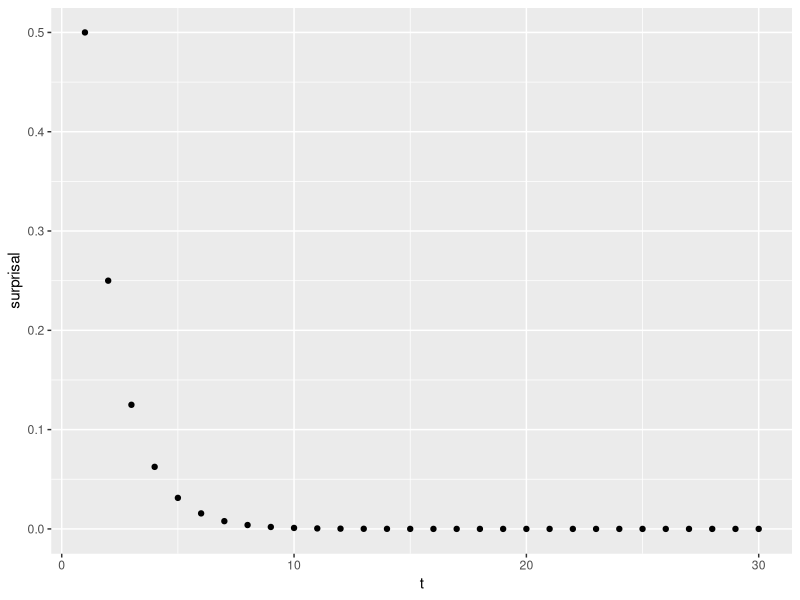
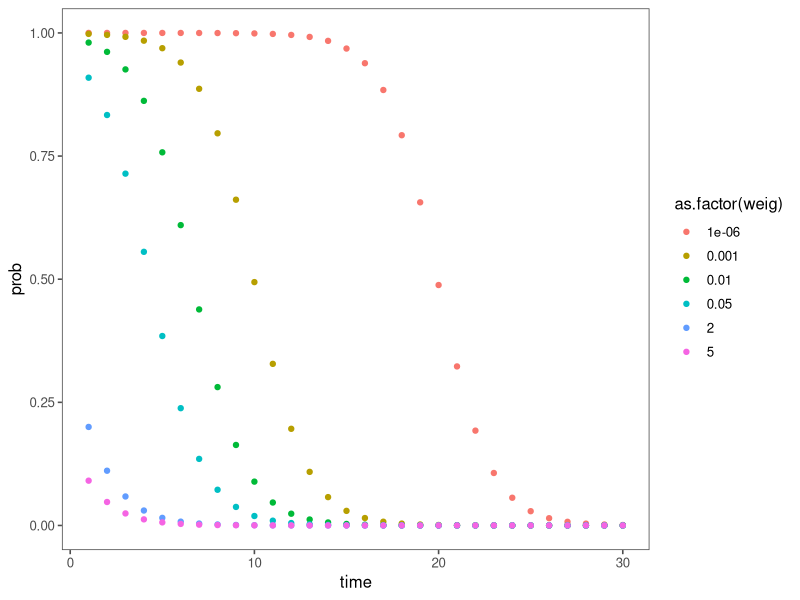
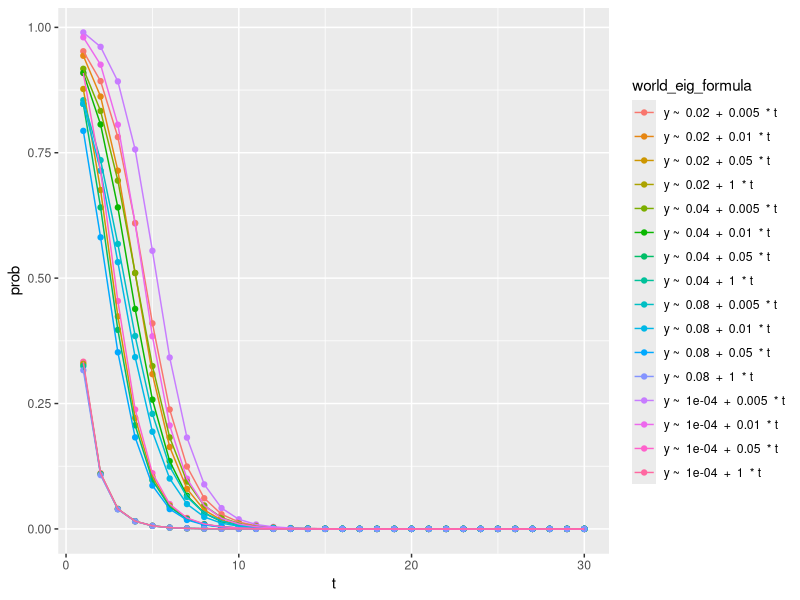
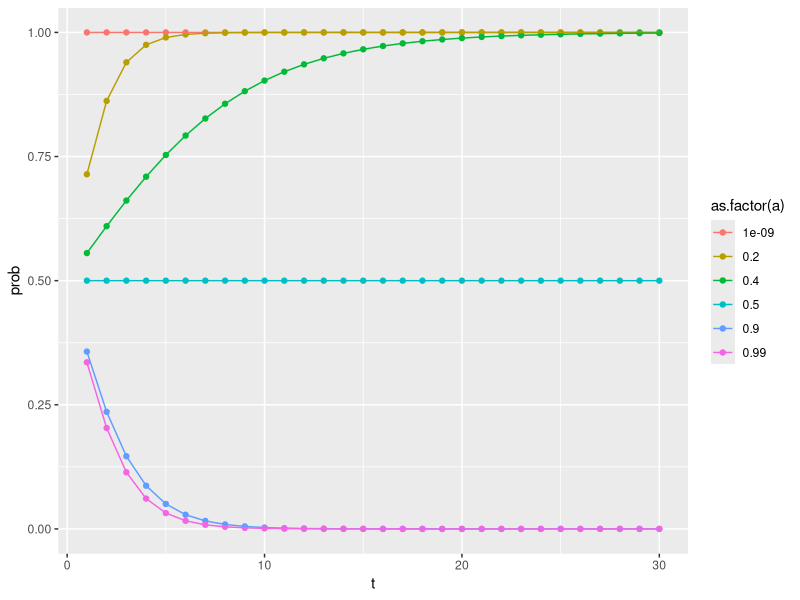
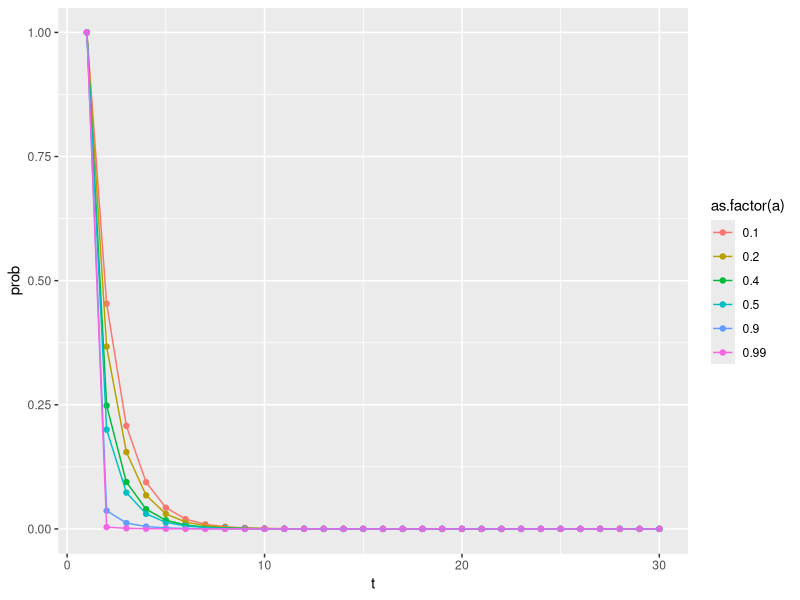
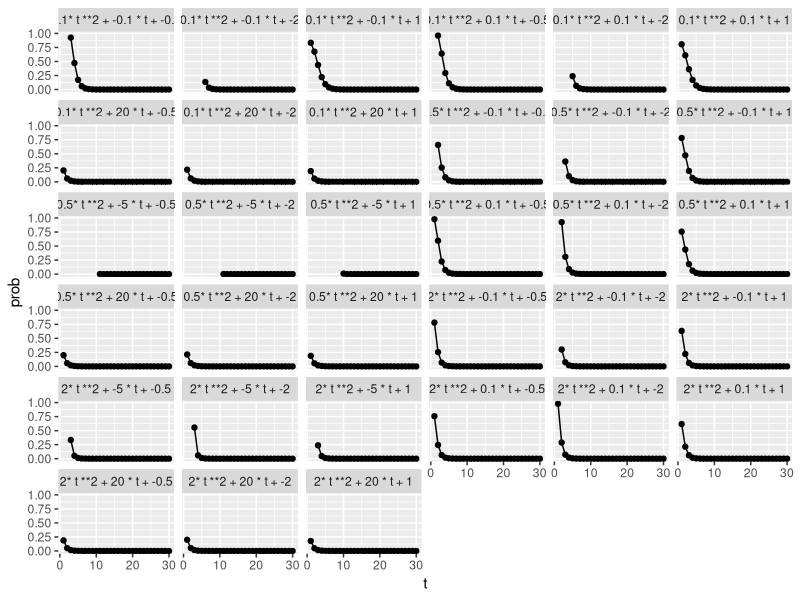
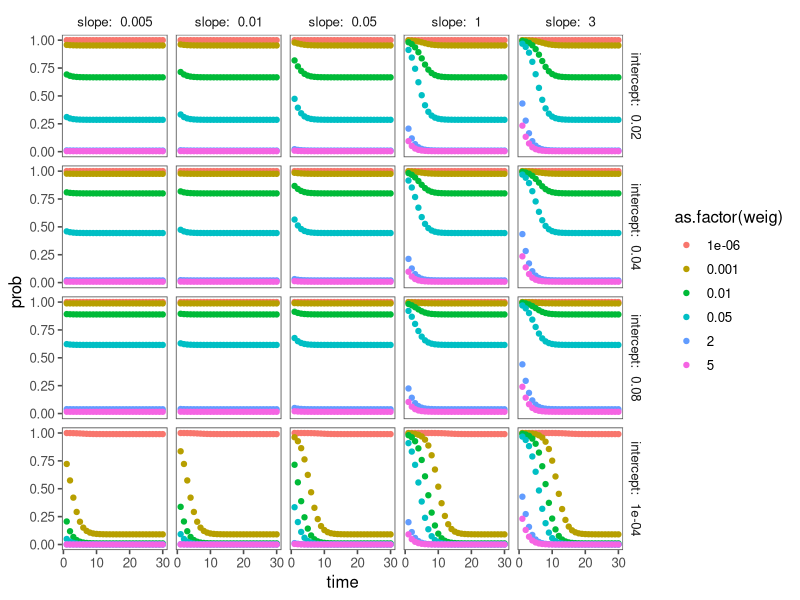
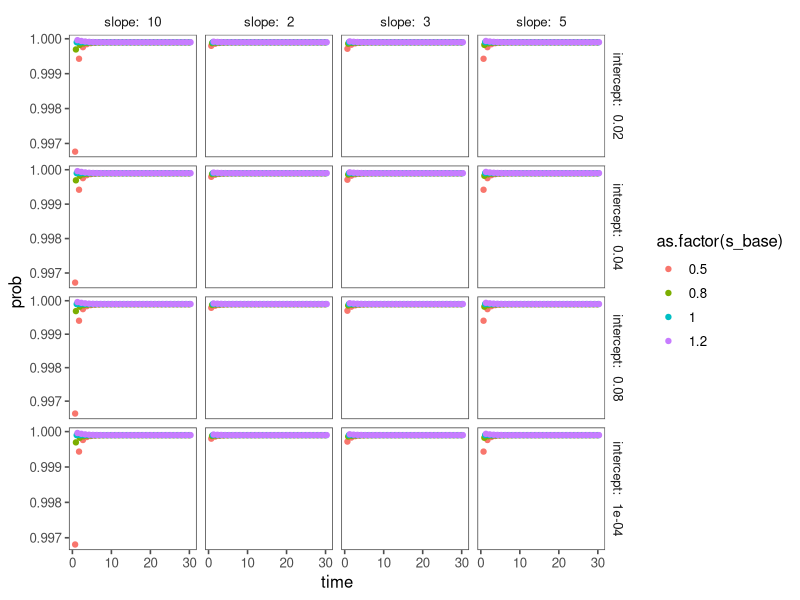

These figures' R source, in order:
## ---- chunk 1
library(tidyverse)
library(here)
library(ggthemes)
## ---- chunk 2
surprirsal_df <- tibble(
  t = seq(1, 30), 
  surprisal = .5**t,
)  

## ---- chunk 3
surprirsal_df %>% 
  ggplot(aes(x = t, y = surprisal)) + 
  geom_point() 
## ---- chunk 4
world_eigs <- c(0.000001, 0.001, 0.01, 0.05, 2, 5)


luce_choice_rule <- function(t, s, base){
  t = t
  prob = (s / (s + base))
  return (tibble(
    "time" = t, 
    "weig" = base,
    "prob" = prob
  ))
}

crossing(world_eigs, surprirsal_df) %>% 
  group_by(world_eigs) %>% 
  mutate(group_id = cur_group_id()) %>% 
  ungroup() %>% 
  group_by(group_id) %>% 
  nest() %>% 
  mutate(
    prob = nest(map_df(data, ~ luce_choice_rule(.x$t, .x$surprisal, .x$world_eigs)))
  ) %>%
  select(-data) %>% 
  unnest(prob) %>% 
  unnest(data) %>% 
  ggplot(aes(x = time, y = prob, color = as.factor(weig))) + 
  geom_point() + 
  theme_few() 
## ---- chunk 5
intercept <- c(0.0001, 0.02, 0.04, 0.08)
slope <- c(0.005, 0.01, 0.05, 1)
t <- seq(1, 30)

crossing(intercept, slope, surprirsal_df) %>% 
  mutate(
    world_eig = intercept + slope * t,
    world_eig_formula = paste("y ~ ", intercept, " + ", slope, " * t")) %>% 
 mutate(prob = surprisal / (surprisal + world_eig)) %>% 
  ggplot(aes(x = t, y = prob, color = world_eig_formula)) + 
  geom_point() +
  geom_line()

## ---- chunk 6
a <- c(0.000000001, 0.2, 0.4, 0.5, 0.9, 0.99)

crossing(a, surprirsal_df) %>% 
  mutate(
    world_eig = a ** t,
    world_eig_formula = paste("y ~ ", a, " ** t")) %>% 
 mutate(prob = surprisal / (surprisal + world_eig)) %>% 
  ggplot(aes(x = t, y = prob, color = as.factor(a), group = a)) + 
  geom_point() +
  geom_line()



## ---- chunk 7
a <- c(0.1, 0.2, 0.4, 0.5, 0.9, 0.99)

crossing(a, surprirsal_df) %>% 
  mutate(
    world_eig = -log(t, base = a),
    world_eig_formula = paste("y ~ ", a, " ** t")) %>% 
 mutate(prob = surprisal / (surprisal + world_eig)) %>% 
  ggplot(aes(x = t, y = prob, color = as.factor(a), group = a)) + 
  geom_point() +
  geom_line()

## ---- chunk 8
a <- c(-2, -0.5, -0.1, 0.1, 0.5, 2)
b <- c(-5, -0.1, 0.1, 20)
c <- seq(-2, 2, 1.5)


#a <- c(2)
#b <- c(-5)
#c <- c(5)

crossing(a, b, c, surprirsal_df) %>% 
  mutate(world_eig = (a* (t**2) + b*t + c) / 10, 
         formula = paste0(a, "* t **2 + ", b, " * t + ", c)) %>% 
  filter(a > 0) %>% 
  filter(world_eig > 0) %>% 
  mutate(prob = surprisal / (surprisal + world_eig)) %>% 
  ggplot(aes(x = t, y = prob, group = formula)) + 
  geom_point() +
  geom_line()+ 
  facet_wrap(~formula)
 
## ---- chunk 9
world_eigs <- c(0.000001, 0.001, 0.01, 0.05, 2, 5)

s_intercept <- c(0.0001, 0.02, 0.04, 0.08)
s_slope <- c(0.005, 0.01, 0.05, 1, 3)


linear_choice <- function(t, s_slope, s_intercept, s, base){
  t = t
  s = s_intercept + s_slope * s
  
  prob = (s / (s + base))

  
  
  return (tibble(
    "time" = t, 
    "weig" = base,
    "prob" = prob,
    "s_intercept" = s_intercept, 
    "s_slope" = s_slope
  ))
}

crossing(world_eigs, s_intercept, s_slope, surprirsal_df) %>% 
   group_by(world_eigs, s_intercept, s_slope) %>% 
  mutate(group_id = cur_group_id()) %>% 
  ungroup() %>% 
  group_by(group_id) %>% 
  nest() %>% 
   mutate(
    prob = nest(map_df(data, ~ linear_choice(.x$t, .x$s_slope, .x$s_intercept, .x$surprisal, .x$world_eigs)))
  ) %>% 
  select(-data) %>% 
  unnest(prob) %>% 
  unnest(data) %>% 
  mutate(s_intercept_print = paste("intercept: ", s_intercept), 
         s_slope_prnt = paste("slope: ", s_slope)) %>% 
  ggplot(aes(x = time, y = prob, color = as.factor(weig))) + 
  geom_point() + 
  theme_few()  + 
  facet_grid(s_intercept_print ~ s_slope_prnt)
## ---- chunk 10
world_eigs <- c(0.0001)
#world_eigs <- c(0.000001, 0.001, 0.01, 0.05, 2, 5)


s_intercept <- c(0.0001, 0.02, 0.04, 0.08)
#s_slope <- c(0.005, 0.01, 0.05, 1, 3, 5, 10)
s_slope <- c(2, 3, 5, 10)

s_base <- c(0.5,  0.8, 1, 1.2)

linear_choice_base_change <- function(t, s_base, s_slope, s_intercept, s, base){
  t = t
  s = s_base ** (s_intercept + s_slope * s)
  
  prob = (s / (s + base))

  
  
  return (tibble(
    "time" = t, 
    "weig" = base,
    "prob" = prob,
    "s_base" = s_base, 
    "s_intercept" = s_intercept, 
    "s_slope" = s_slope
  ))
}

crossing(world_eigs, s_base, s_intercept, s_slope, surprirsal_df) %>% 
   group_by(world_eigs, s_base, s_intercept, s_slope) %>% 
  mutate(group_id = cur_group_id()) %>% 
  ungroup() %>% 
  group_by(group_id) %>% 
  nest() %>% 
   mutate(
    prob = nest(map_df(data, ~ linear_choice_base_change(.x$t, .x$s_base, .x$s_slope, .x$s_intercept, .x$surprisal, .x$world_eigs)))
  ) %>% 
  select(-data) %>% 
  unnest(prob) %>% 
  unnest(data) %>% 
  mutate(s_intercept_print = paste("intercept: ", s_intercept), 
         s_slope_prnt = paste("slope: ", s_slope)) %>% 
  ggplot(aes(x = time, y = prob, color = as.factor(s_base))) + 
  geom_point(position = position_dodge(width = .8)) + 
  theme_few()  + 
  facet_grid(s_intercept_print ~ s_slope_prnt, scales = "free")
## ---- chunk 11
world_eigs <- c(0.000001, 0.001, 0.01, 0.05, 2, 5)
exp <- c(0.000000001, 0.2, 0.4, 0.5, 0.9, 0.99)
s_base <- c(0.5,  0.8, 1, 1.2)



exp_choice <- function(t, exp, s, base, s_base){
  t = t
  s = s_base ** (exp ** s)
  prob = (s / (s + base))

  return (tibble(
    "time" = t, 
    "weig" = base,
    "prob" = prob,
    "exp" = exp, 
    "s_base" = s_base
  ))
}

crossing(world_eigs, exp, s_base, surprirsal_df) %>% 
   group_by(world_eigs, s_base, exp) %>% 
  mutate(group_id = cur_group_id()) %>% 
  ungroup() %>% 
  group_by(group_id) %>% 
  nest() %>% 
   mutate(
    prob = nest(map_df(data, ~ exp_choice(.x$t, .x$exp,  .x$surprisal, .x$world_eigs, .x$s_base)))
  ) %>% 
    select(-data) %>% 
  unnest(prob) %>% 
  unnest(data) %>% 
    mutate(s_base_print = paste("base: ", s_base), 
         s_exp_print = paste("exp: ", exp)) %>% 
  ggplot(aes(x = time, y = prob, color = as.factor(weig))) + 
  geom_point() + 
  theme_few()  + 
  facet_grid(s_base_print ~ s_exp_print)
## ---- chunk 12
world_eigs <- c(0.000001, 0.001, 0.01, 0.05, 2, 5)
log_base <- c(0.1, 0.2, 0.4, 0.5, 0.9, 0.99)




log_choice <- function(t, log_base, s, base){
  t = t
  s = log(s, base = log_base)
  prob = (s / (s + base))

  return (tibble(
    "time" = t, 
    "weig" = base,
    "prob" = prob,
    "log_base" = log_base
  ))
}

crossing(world_eigs, log_base, surprirsal_df) %>% 
   group_by(world_eigs, log_base) %>% 
  mutate(group_id = cur_group_id()) %>% 
  ungroup() %>% 
  group_by(group_id) %>% 
  nest() %>% 
   mutate(
    prob = nest(map_df(data, ~ log_choice(.x$t, .x$log_base,  .x$surprisal,  .x$world_eigs)))
  ) %>% 
    select(-data) %>% 
  unnest(prob) %>% 
  unnest(data) %>% 
   
  ggplot(aes(x = time, y = prob, color = as.factor(weig))) + 
  geom_point() + 
  theme_few()  +
  facet_wrap(~log_base)
## ---- chunk 13
#sa <- c(-2, -0.5, -0.1, 0.1, 0.5, 2)
#sb <- c(-5, -0.1, 0.1, 20)
#sc <- seq(-2, 2, 1.5, 0)

sa <- c(-0.1,10)
sb <- c(-0.1, 2)
sc <- c(-0.5, 5)
world_eigs <-  c(0.001)

quad_choice <- function(t, s,sa, sb, sc, base){
  t = t
  s = sa * (s**2) + sb * (s * 2) + sc 
  prob = (s / (s + base))

  return (tibble(
    "time" = t, 
    "surprisal" = s, 
    "weig" = base,
    "prob" = prob,
    "sa" = sa, 
    "sb" = sb, 
    "sc" = sc
  ))
}


# surprisal by prob 
crossing(sa, sb, sc, world_eigs, surprirsal_df) %>% 
  group_by(world_eigs, sa, sb, sc) %>% 
  mutate(group_id = cur_group_id()) %>% 
  mutate(formula = paste0(sa, "* s **2 + ", sb, " * s + ", sc)) %>% 
  ungroup() %>% 
  group_by(group_id, formula) %>% 
  nest() %>% 
   mutate(
    prob = nest(map_df(data, ~ quad_choice(.x$t, .x$surprisal, .x$sa, .x$sb, .x$sc,  .x$world_eigs)))
  ) %>% 
    select(-data) %>% 
  unnest(prob) %>% 
  unnest(data) %>% 
  ggplot(aes(x = surprisal, y = prob, color = as.factor(weig))) + 
  geom_point() + 
  geom_line() + 
  theme_few() + 
  facet_wrap(~formula, scales = "free")

# t by prob

crossing(sa, sb, sc, world_eigs, surprirsal_df) %>% 
  group_by(world_eigs, sa, sb, sc) %>% 
  mutate(group_id = cur_group_id()) %>% 
  mutate(formula = paste0(sa, "* s **2 + ", sb, " * s + ", sc)) %>% 
  ungroup() %>% 
  group_by(group_id, formula) %>% 
  nest() %>% 
   mutate(
    prob = nest(map_df(data, ~ quad_choice(.x$t, .x$surprisal, .x$sa, .x$sb, .x$sc,  .x$world_eigs)))
  ) %>% 
    select(-data) %>% 
  unnest(prob) %>% 
  unnest(data) %>% 
  ggplot(aes(x = time, y = prob, color = as.factor(weig))) + 
  geom_point() + 
  theme_few() + 
  facet_wrap(~formula, scales = "free")


#a <- c(2)
#b <- c(-5)
#c <- c(5)


